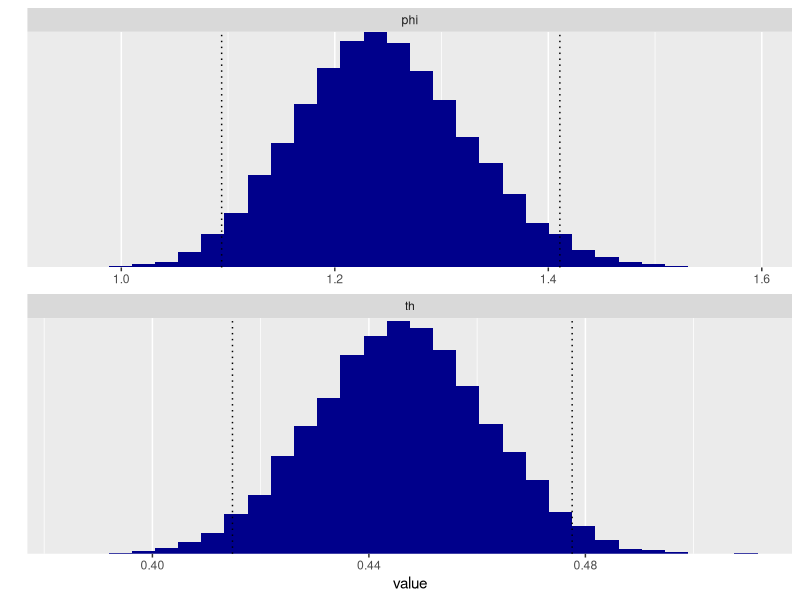

Write R code to recreate this figure.
# Bayesian data analysis
# Aki Vehtari <Aki.Vehtari@aalto.fi>
# Markus Paasiniemi <Markus.Paasiniemi@aalto.fi>

# ggplot2 is used for plotting
if(!require(ggplot2)) install.packages("ggplot2")
require(ggplot2)
# tidyr is for manipulating the data frames
if(!require(tidyr)) install.packages("tidyr")
require(tidyr)

# Simulate samples from Beta(438,544), draw a histogram with
# quantiles, and do the same for a transformed variable.

# Sample from posterior Beta(438,544)
# Get all samples at once and store them in vector 'th'
a <-438
b <- 544
th <- rbeta(10000,a,b)

x <- seq(0.375,0.525,0.001)
# animation about 200 draws MISSING

# compute 2.5% and 97.5% quantile approximation using samples
thq <- quantile(th,c(0.025,0.975))

# phi = (1-theta)/theta
phi <- (1-th)/th

# 2.5% and 97.5% quantile approximation for phi
phiq <- quantile(phi,c(0.025,0.975))

# merge these into one data frame for plotting
q=gather(data.frame(th=thq,phi=phiq))

# merge also the data into one data frame for plotting
dd <- data.frame(th=th,phi=phi)

# Histogram plots with 30 bins for theta and phi
gather(dd) %>%
ggplot(aes(x=value)) + geom_histogram(bins = 30,fill="darkblue") +
  facet_wrap(~key,ncol=1,scales="free_x")  +
  geom_vline(aes(xintercept = value),data=q,linetype="dotted") +
  ylab("") + scale_y_continuous(expand = c(0,0),breaks=NULL)
